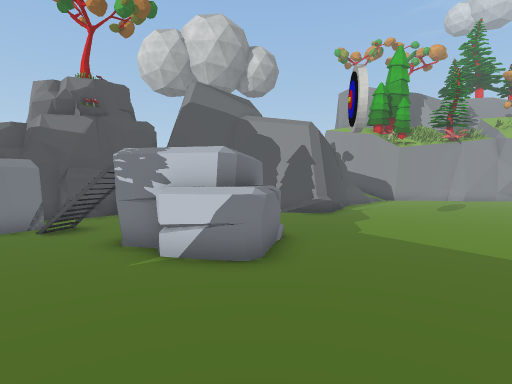
view 1 (above)

24 first-person views from a walk through a Unity game level. The camera is 1.5 m above the floor, tilts 2° down and sees 80° across. The floor is counted in squares, 2 m on a side. Each view is taken from the middle of a square. On the plan, view 1 faces up. The plan holds only what a view shows up to about 10 squares ahead; the rest is blank. The place goes on beyond the plan. The player is left out. Some surface patterns are stand-ins.

view 2
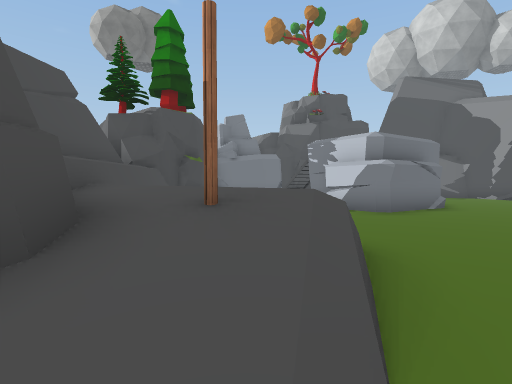

view 3
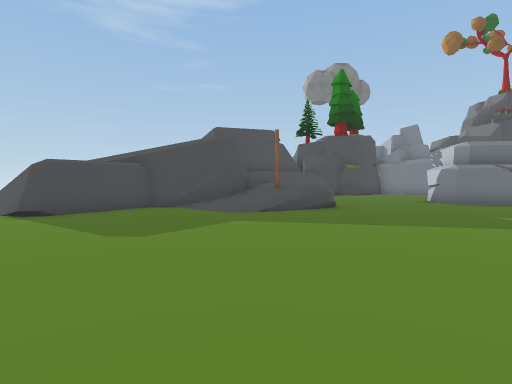

view 4
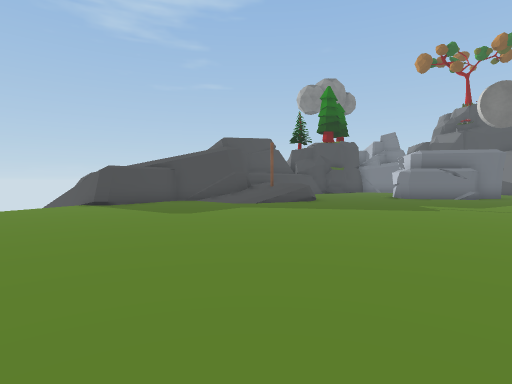

view 5
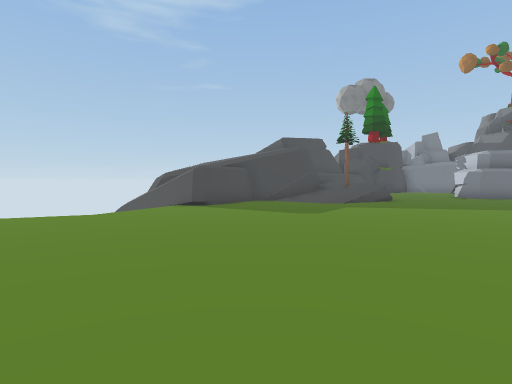

view 6
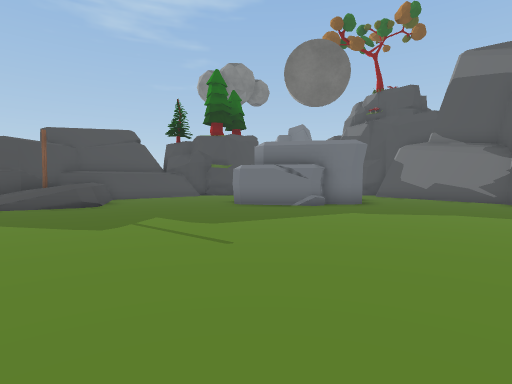

view 7
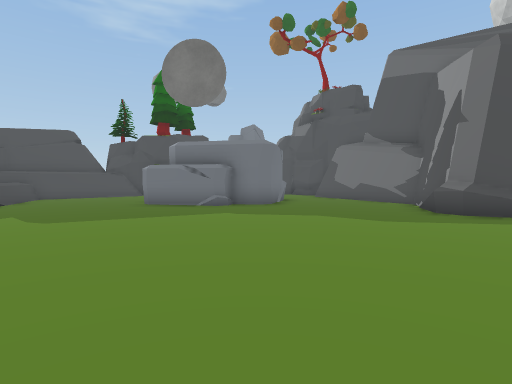

view 8
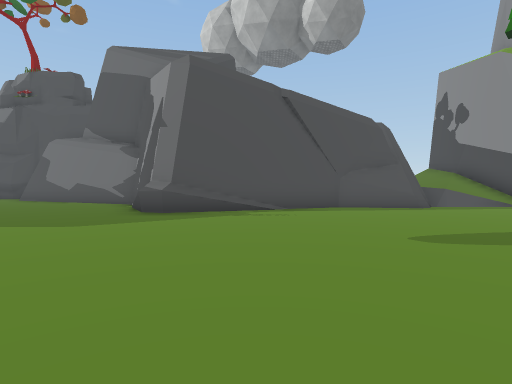

view 9
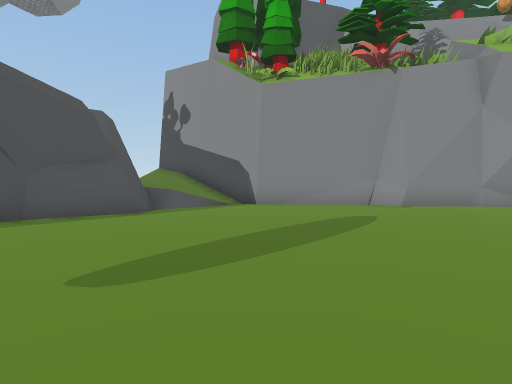

view 10
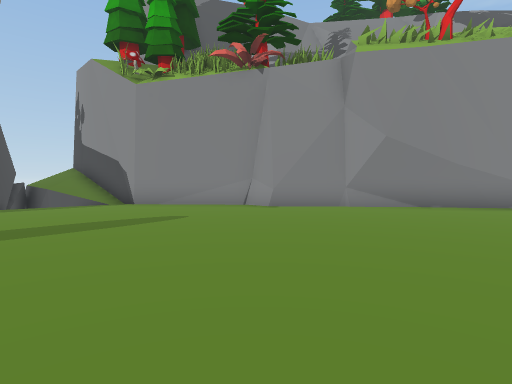

view 11
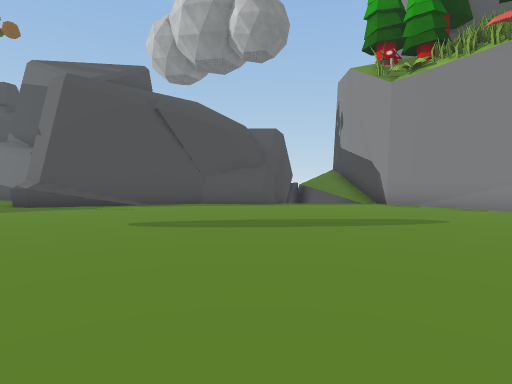

view 12
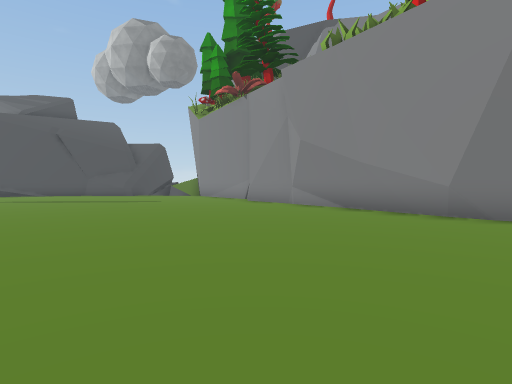

view 13
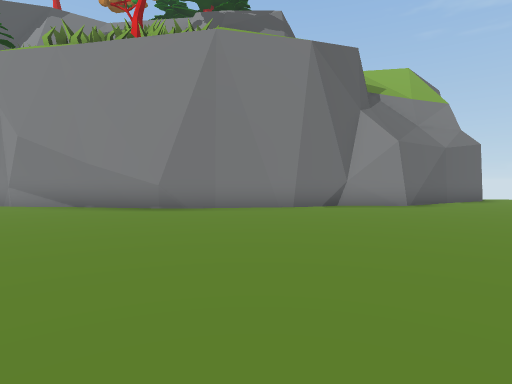

view 14
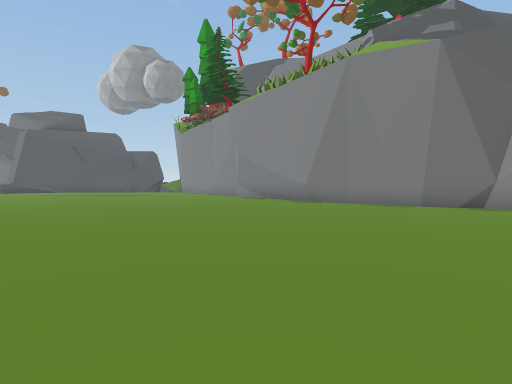

view 15
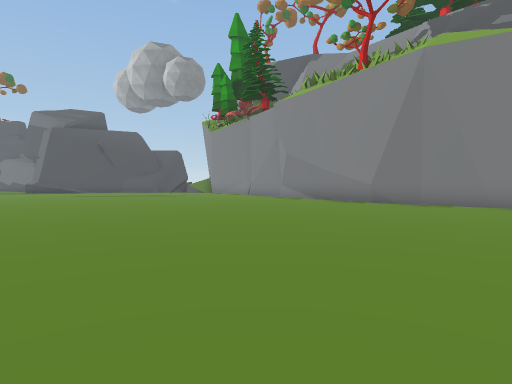

view 16
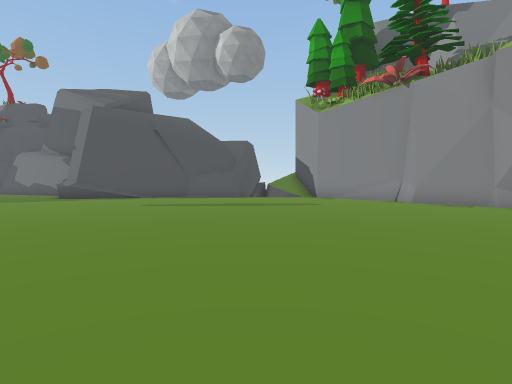

view 17
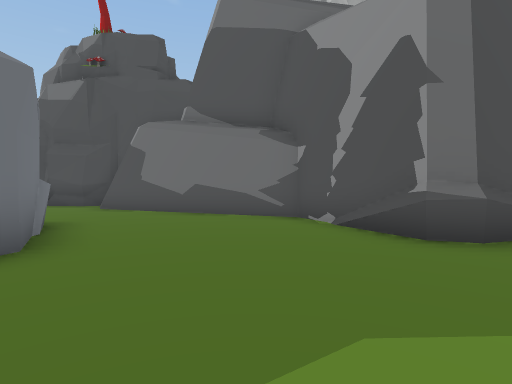

view 18
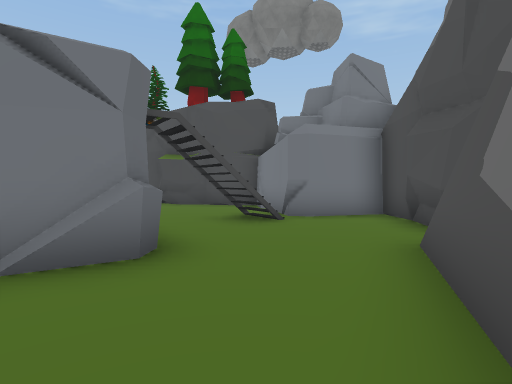

view 19
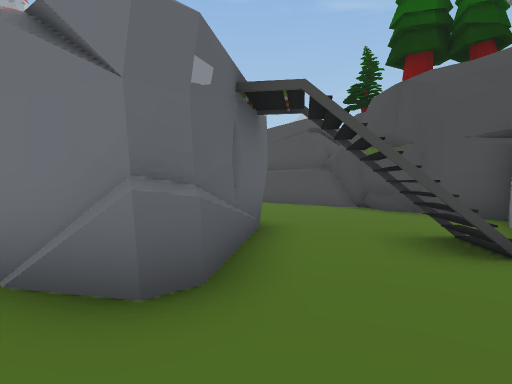

view 20
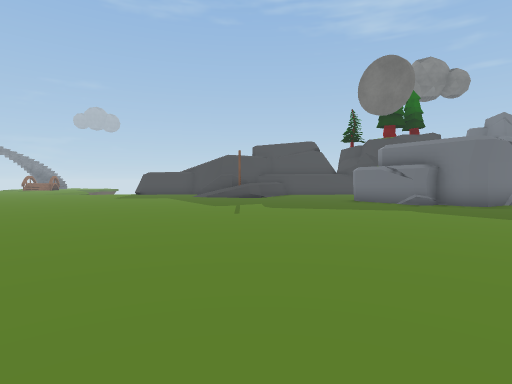

view 21
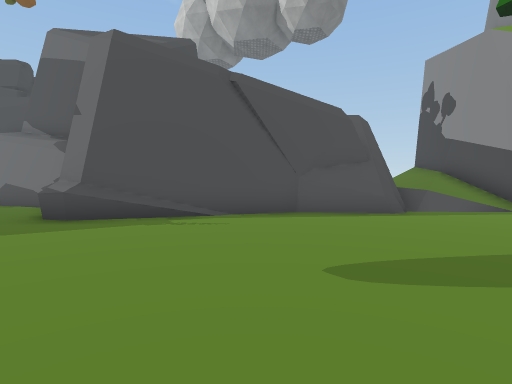

view 22
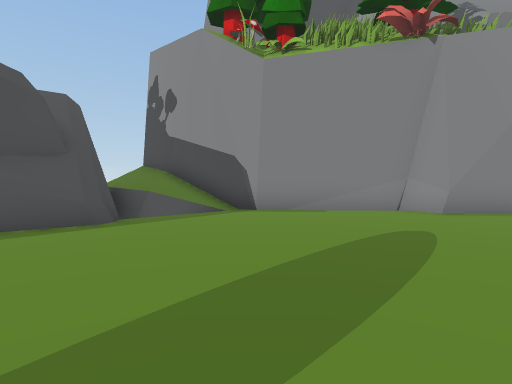

view 23
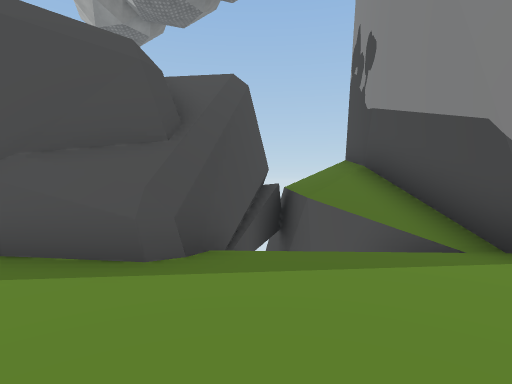

view 24
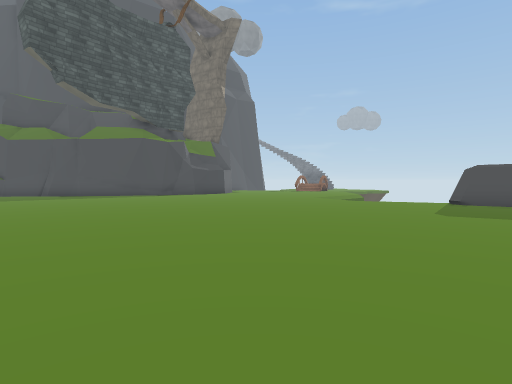

### Floor plan
Ten units are one square. View 1 is at (0, 0); x grows to the right and y downward. Boxes are objects, and circles mark ways between rooms. Rooms are numbered by the first view taken in them; rooms with no view inside come last. Other rooms are left out.
<svg viewBox="-85 -246 375 324">
<path fill="none" stroke="#000" d="M4 13 9 18M2 -55 -2 -52 -8 -53M42 -151 34 -135 28 -132M-2 -52 -18 -57M0 -82 7 -80 8 -77M9 18 11 41 37 58 26 73M34 55 36 61M7 20 8 27M28 53 32 57 33 61M-18 -62 -30 -66M72 -199 71 -193M2 -142 -48 -119M184 -210 145 -211 138 -218 134 -218M69 -201 69 -194 58 -184M215 -201 164 -211M-26 -85 -26 -102 0 -95 2 -90 0 -83 7 -82 0 -52M115 -219 98 -220M218 -203 208 -203M-31 -68 -26 -99 -22 -102 -17 -97M68 -207 69 -199M69 -208 72 -194 54 -180 33 -139 27 -136 -1 -143M101 -219 97 -221M-33 -5 -17 9M-43 -15 -35 -8M-42 -1 -34 6M252 -209 214 -203M-54 -25 -45 -17M-63 -44 -60 -37M-62 -89 -76 -66M269 -213 251 -208M-68 -48 -65 -44 -60 -33 -56 -25M-68 -54 -67 -50 -61 -45M-57 -125 -61 -118 -67 -111M-61 -118 -71 -110M-75 -66 -78 -63 -70 -54 -68 -47 -63 -43M285 -213 266 -214 261 -211M-69 -113 -70 -108M-79 -61 -72 -55M-72 -111 -80 -101 -64 -92 -62 -88 -66 -82M10 -13 14 -11M28 -132 21 -134M45 -157 43 -152M-1 -9 13 -14 18 -5M-18 -101 -14 -97M206 -205 194 -207M-50 -25 -45 -20M-59 -30 -54 -29M-59 -124 -62 -118M53 -227 69 -208M51 -236 72 -199M97 -221 73 -241M83 -220 72 -221"/>
<rect x="125" y="-225" width="10" height="10" fill="#bbb"><title>other object</title></rect>
<circle cx="5" cy="5" r="3" fill="#2a7"/>
<text x="0" y="10">1</text>
<text x="140" y="-50">2</text>
<text x="70" y="-220">3</text>
</svg>
Room 1 opens to room 2.

Where each view was taken, in squares from view 1:
view 1: 0 up, 0 right, facing up
view 2: 2 down, 3 right, facing up-left
view 3: 1 down, 10 right, facing left
view 4: 1 down, 13 right, facing left
view 5: 4 down, 13 right, facing left
view 6: 6 up, 10 right, facing left
view 7: 9 up, 10 right, facing left
view 8: 10 up, 10 right, facing up-left
view 9: 12 up, 10 right, facing up
view 10: 12 up, 14 right, facing up
view 11: 12 up, 14 right, facing up-left
view 12: 13 up, 23 right, facing up-left
view 13: 12 up, 24 right, facing up
view 14: 11 up, 28 right, facing up-left
view 15: 10 up, 26 right, facing up-left
view 16: 10 up, 18 right, facing up-left
view 17: 9 up, 4 right, facing up-left
view 18: 13 up, 1 left, facing down-left
view 19: 12 up, 3 left, facing down
view 20: 11 up, 11 right, facing down-left
view 21: 12 up, 10 right, facing up-left
view 22: 14 up, 10 right, facing up
view 23: 18 up, 10 right, facing up-left
view 24: 4 up, 10 right, facing down
